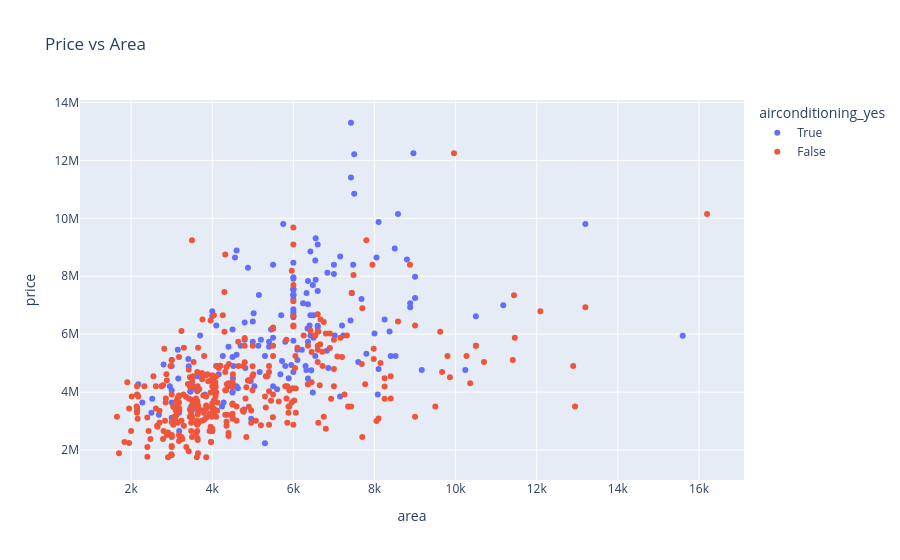

The notebook cell this image was saved under:
### Code cell
fig = px.scatter(df, x='area', y='price', color='airconditioning_yes',
                 hover_data=['bedrooms', 'stories', 'total_rooms'], 
                 title='Price vs Area')
fig.show()

### Figure 1 — Plotly figure (JSON) as saved in the notebook; plotly's stock layout.template omitted (floating-point values rounded to 4 significant figures; data arrays with more than 128 entries replaced by an {"elided": "..."} marker saying what was removed)
{"data": [{"customdata": {"elided": "172x3 int values"}, "hovertemplate": "airconditioning_yes=True<br>area=%{x}<br>price=%{y}<br>bedrooms=%{customdata[0]}<br>stories=%{customdata[1]}<br>total_rooms=%{customdata[2]}<extra></extra>", "legendgroup": "True", "marker": {"color": "#636efa", "symbol": "circle"}, "mode": "markers", "name": "True", "orientation": "v", "showlegend": true, "type": "scatter", "x": {"elided": "172 int values"}, "xaxis": "x", "y": {"elided": "172 int values"}, "yaxis": "y"}, {"customdata": {"elided": "373x3 int values"}, "hovertemplate": "airconditioning_yes=False<br>area=%{x}<br>price=%{y}<br>bedrooms=%{customdata[0]}<br>stories=%{customdata[1]}<br>total_rooms=%{customdata[2]}<extra></extra>", "legendgroup": "False", "marker": {"color": "#EF553B", "symbol": "circle"}, "mode": "markers", "name": "False", "orientation": "v", "showlegend": true, "type": "scatter", "x": {"elided": "373 int values"}, "xaxis": "x", "y": {"elided": "373 int values"}, "yaxis": "y"}], "layout": {"legend": {"title": {"text": "airconditioning_yes"}, "tracegroupgap": 0}, "title": {"text": "Price vs Area"}, "xaxis": {"anchor": "y", "domain": [0, 1], "title": {"text": "area"}}, "yaxis": {"anchor": "x", "domain": [0, 1], "title": {"text": "price"}}}}
